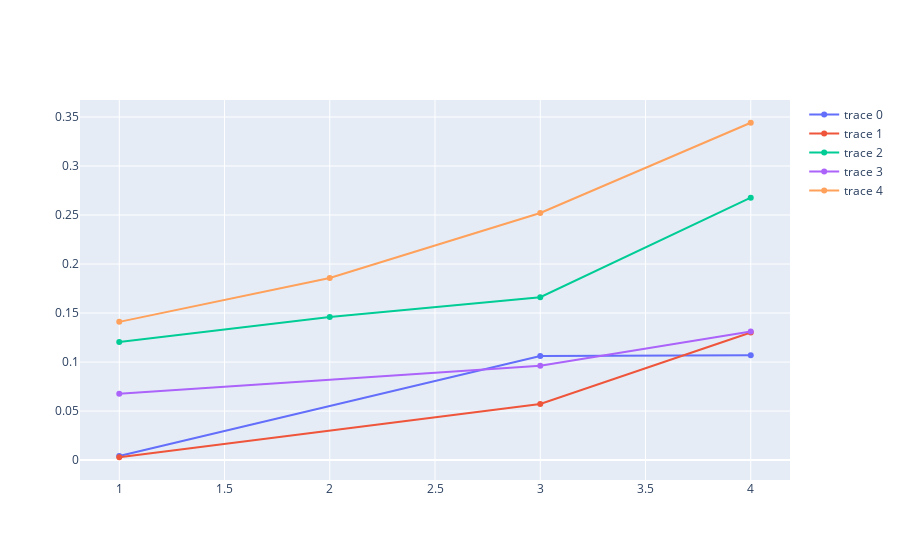

Notebook source saved alongside this figure:
### Markdown cell above
We can visualize the trajectories that have been selected for fitting

### Code cell
fig=go.Figure()
for i, points in enumerate(zip(x,data)):
    fig.add_trace(go.Scatter(x=points[0], y=points[1],mode='lines+markers', line=dict(color=colors[i])))
fig

### Figure 1 — Plotly figure (JSON) as saved in the notebook; plotly's stock layout.template omitted (floating-point values rounded to 4 significant figures)
{"data": [{"line": {"color": "#636EFA"}, "mode": "lines+markers", "type": "scatter", "x": [1, 3, 4], "y": [0.0041, 0.1061, 0.107]}, {"line": {"color": "#EF553B"}, "mode": "lines+markers", "type": "scatter", "x": [1, 3, 4], "y": [0.0029, 0.0573, 0.1301]}, {"line": {"color": "#00CC96"}, "mode": "lines+markers", "type": "scatter", "x": [1, 2, 3, 4], "y": [0.1205, 0.1459, 0.1661, 0.2677]}, {"line": {"color": "#AB63FA"}, "mode": "lines+markers", "type": "scatter", "x": [1, 3, 4], "y": [0.0676, 0.0962, 0.1312]}, {"line": {"color": "#FFA15A"}, "mode": "lines+markers", "type": "scatter", "x": [1, 2, 3, 4], "y": [0.141, 0.1857, 0.2521, 0.3441]}], "layout": {}}
